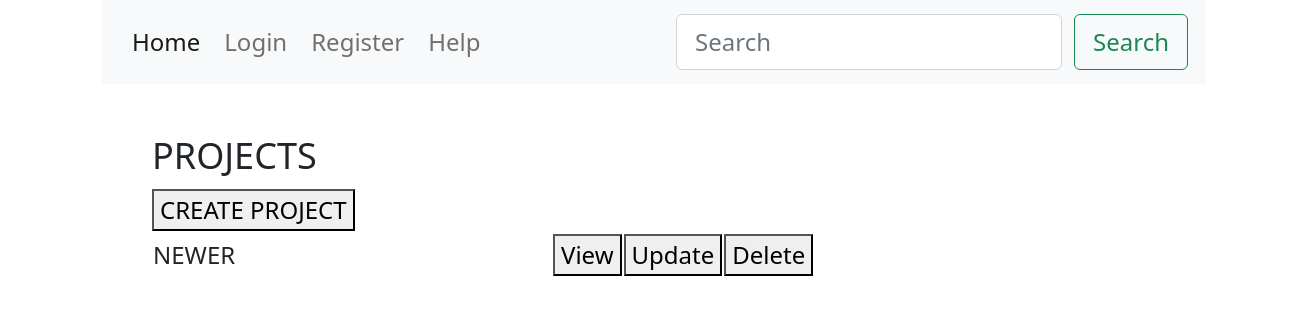
The page /projects/ on the database as committed earlier.
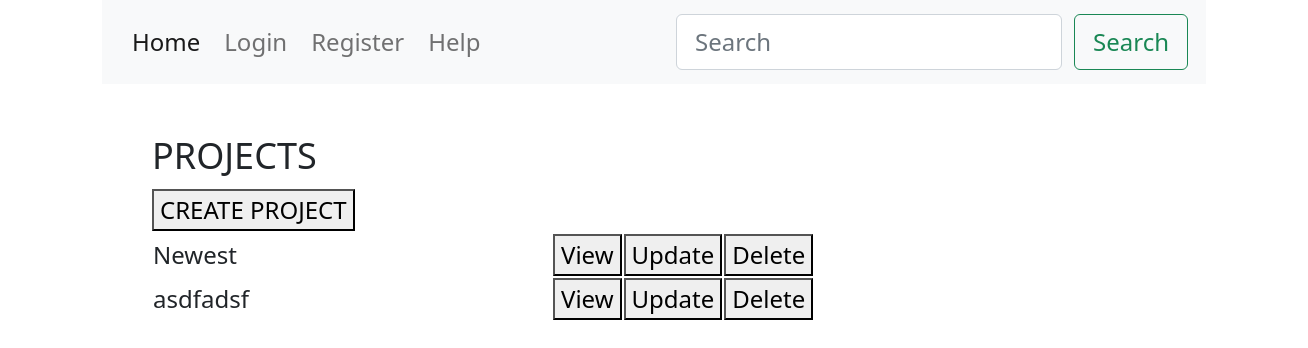
The same page on the database as committed later.
### projects/models.py (models this page shows, shortened)
class Project(models.Model):
    IMPORTANCE = (
        ("very", ("VERY")),
        ("medium", ("MEDIUM")),
        ("low", ("LOW")),
    )
    id = models.UUIDField(
        default=uuid.uuid4, unique=True, primary_key=True, editable=False
    )
    created = models.DateTimeField(auto_now_add=True)
    project_code = models.CharField(
        max_length=40, validators=[MinLengthValidator(6)], default="MISSING"
    )
    team = models.ForeignKey(
        Team, null=True, blank=False, on_delete=models.PROTECT, related_name="projects"
    )
    title = models.CharField(max_length=200, validators=[MinLengthValidator(3)])
    description = models.TextField(null=True, validators=[MinLengthValidator(6)])
    featured_image = models.ImageField(
        null=True, blank=True, default="default.jpg", upload_to="images/projects/"
    )
    status = models.ForeignKey(
        Status,
        null=True,
        blank=False,
        on_delete=models.PROTECT,
        related_name="projects",
    )
    agree = models.BooleanField(default=False, blank=False, null=False)
    importance = models.CharField(
        max_length=32,
        choices=IMPORTANCE,
        default="VERY",
    )

### projects/views.py (the view)
# urls.py: path("projects/", include("projects.urls", namespace="projects")),
def projects(request):
    projects = Project.objects.all()
    context = {"projects": projects}
    return render(request, "projects/projects.html", context)

### projects/templates/projects/projects.html
{% extends 'base.html' %} {% block content %}
<div class="container content">
  <main>
    <div class="">
      <div class="">
        <div class="" style="width:1200px;">
          <div class="">
            <h4>PROJECTS</h4>
          </div>
          <div class="">
            <a href="{% url 'projects:create-project' %}"><button type="button" class="">CREATE
                PROJECT
              </button></a>
          </div>
          <div class="">
            <table class="">
              <thead>
                <tr>
                  <th class=""></th>
                  <th class=""></th>
                  <th class=""></th>
                  <th class=""></th>
                </tr>
              </thead>
              <tbody>
                {% for project in projects %}
                <tr class="">
                  <td class="" style="width:400px">
                    {{project.title}}
                  </td>
                  <td class="">
                    <a href="{% url 'projects:project' project.id %}" class=""><button type="button"
                        class="">View</button>
                    </a>
                  </td>
                  <td class="">
                    <a href="{% url 'projects:update-project' project.id %}" class=""><button type="button"
                        class="">Update</button></a>
                  </td>
                  <td class="">
                    <a href="{% url 'projects:project-delete-confirm' project.id %}" class="">
                      <button type="button" class="">Delete</button></a>
                  </td>
                </tr>
                {% endfor %}
              </tbody>
            </table>
  </main>
</div>
{% endblock content %}

Rows that differ between the two databases and show on the page:
changed Project: title "NEWER" → "Newest"
added Project: title "asdfadsf"
